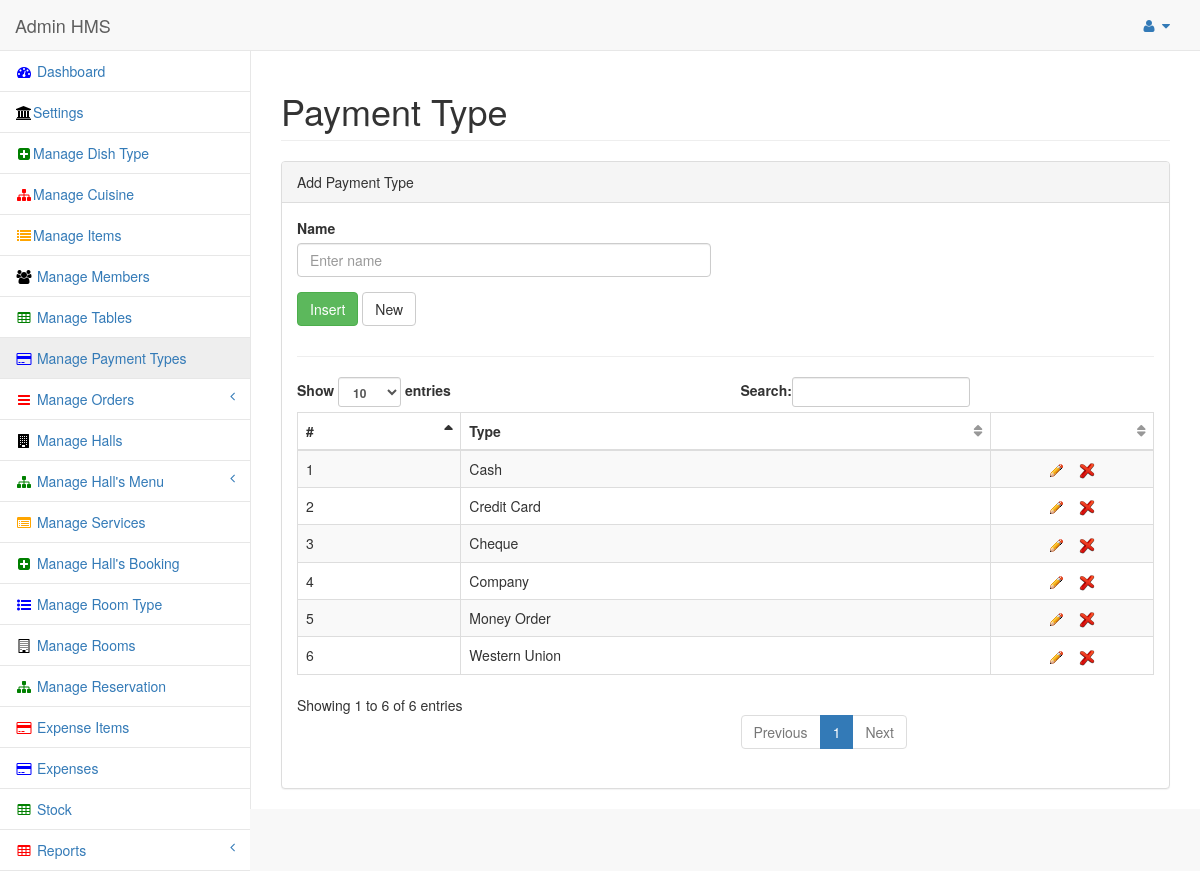
The app's page /admin/panel/payments.php (signed in) with its own data.
### tables this page shows
CREATE TABLE IF NOT EXISTS `payment_mode` (
  `paymentid` int(11) NOT NULL AUTO_INCREMENT,
  `payment_option` varchar(30) NOT NULL,
  `pay_status` int(11) NOT NULL,
  PRIMARY KEY (`paymentid`)
);

### admin/panel/view_payments.php (the view, shortened to what this page needs)
<?php require_once('../../conn/db.php'); ?>
                            <div class="dataTable_wrapper">
                                <table class="table table-striped table-bordered table-hover" id="dataTables-example">
                                    <thead>
                                        <tr>
                                            <th width="20%">#</th>
                                            <th>Type</th>
											<th width="20%"> </th>
                                        </tr>
                                    </thead>
                                    <tbody>
									                 <?php
				$insertSQL = "SELECT * FROM payment_mode where pay_status = 0";
				$Result1 = mysql_query($insertSQL, $dbconfig) or die(mysql_error());
				while($row = mysql_fetch_assoc($Result1))
				{
				$paymentid 		 = $row["paymentid"];
				$payment_option		 = $row["payment_option"];
						?>
                                        <tr class="odd gradeX">
                                            <td><?php echo $mc = $mc + 1; ?></td>
                                            <td><?php echo $payment_option; ?></td>
                                            <td align="center"><a href="payments.php?paymentid=<?php echo $paymentid; ?>" title="Edit"> <img src="img/edit.gif" alt="HMS" /></a>
											<a href="#" class="delete_class<?php echo $paymentid; ?>" id="confirm<?php echo $paymentid; ?>" value="<?php echo $paymentid; ?>"  title="Delete" > <img src="img/delete.png" alt="HMS" /></a>
											</td>
                                        </tr>
				<?php } ?>
                                     </tbody>
                                </table>
                            </div>

### records on screen
payment_mode: payment_option "Cash"
payment_mode: mc "2", payment_option "Credit Card"
payment_mode: mc "3", payment_option "Cheque"
payment_mode: mc "4", payment_option "Company"
payment_mode: mc "5", payment_option "Money Order"
payment_mode: mc "6", payment_option "Western Union"
